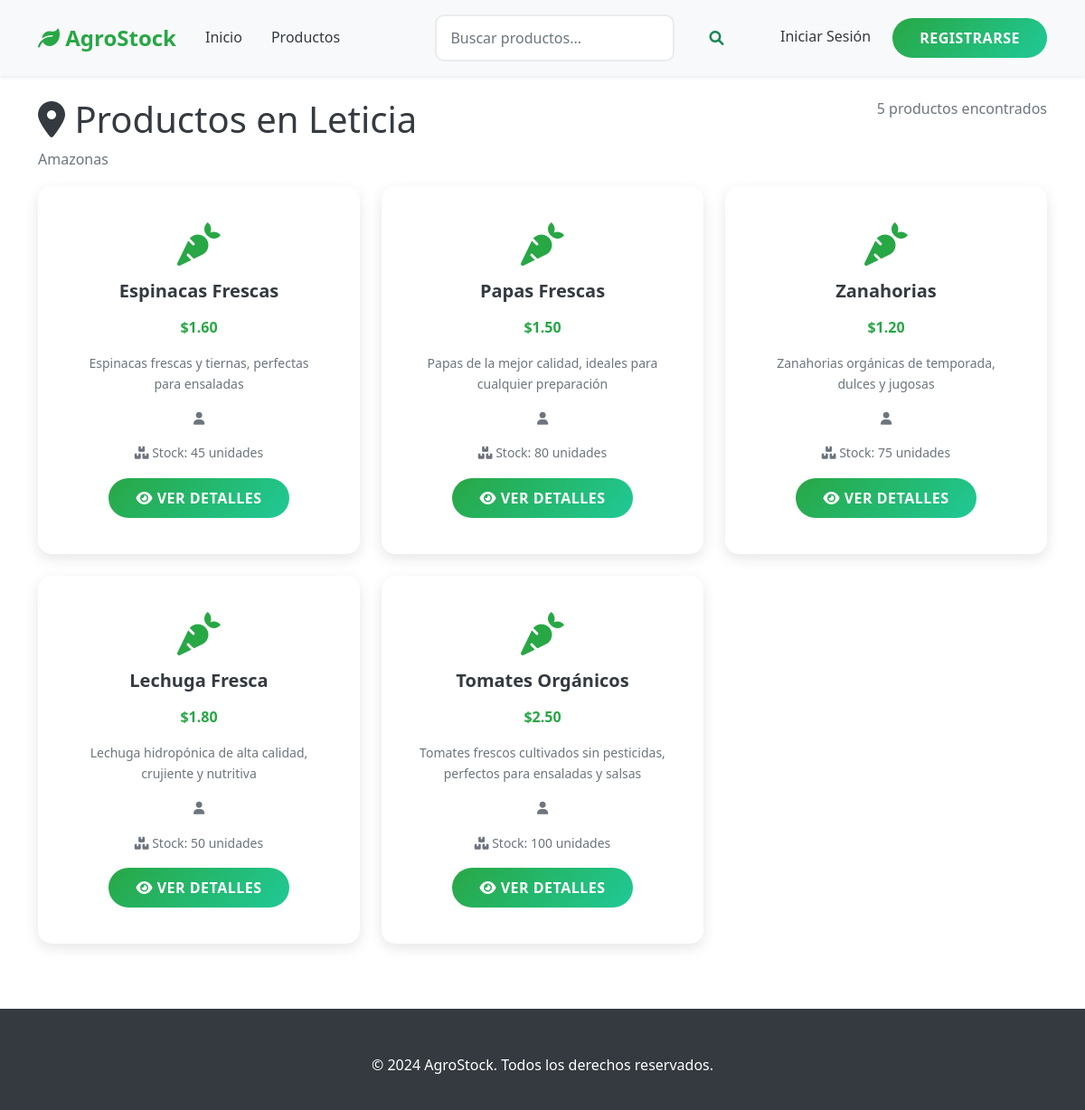
Page /index.php?modulo=inicio&accion=ciudad&id=1 on the committed database.
### tables this page shows
CREATE TABLE `ciudades` (
  `id_ciudad` int(11) NOT NULL,
  `nombre` varchar(100) NOT NULL,
  `id_departamento` int(11) DEFAULT NULL
);

CREATE TABLE `departamentos` (
  `id_departamento` int(11) NOT NULL,
  `nombre` varchar(100) NOT NULL,
  `id_region` int(11) DEFAULT NULL
);

CREATE TABLE `productos` (
  `id_producto` int(11) NOT NULL,
  `nombre` varchar(100) NOT NULL,
  `descripcion` text DEFAULT NULL,
  `precio` decimal(10,2) NOT NULL,
  `stock` int(11) NOT NULL,
  `id_usuario` int(11) DEFAULT NULL,
  `id_ciudad_origen` int(11) DEFAULT NULL
);

### controlador/InicioControlador.php (called while the page is built, shortened)
<?php
require_once dirname(__DIR__) . '/modelo/productoModelo.php';
require_once dirname(__DIR__) . '/modelo/usuarioModelo.php';
class InicioControlador {
    private $productoModelo;
    private $usuarioModelo;
    public function __construct() {
        $this->productoModelo = new ProductoModelo();
        $this->usuarioModelo = new UsuarioModelo();
    }
    public function ciudad() {
        try {
            $ciudadId = $_GET['id'] ?? 0;
            $filtros = [
                'id_ciudad_origen' => $ciudadId,
                'limite' => 12,
                'offset' => ($_GET['pagina'] ?? 1) - 1
            ];
            $productos = $this->productoModelo->obtenerProductos($filtros);
            $ciudades = $this->usuarioModelo->obtenerCiudades();
            $ciudad = null;
            foreach ($ciudades as $c) {
                if ($c['id_ciudad'] == $ciudadId) {
                    $ciudad = $c;
                    break;
                }
            }
            $autenticado = verificarAutenticacion();
            include dirname(__DIR__) . '/modulos/ciudad.php';
        } catch (Exception $e) {
            $this->mostrarError($e->getMessage());
        }
    }
}
?>

### index.php (called while the page is built, shortened)
<?php
require_once MODELO_PATH . '/conexion.php';
function verificarAutenticacion() {
    return isset($_SESSION['autenticado']) && $_SESSION['autenticado'] === true;
}
$accion = $_GET['accion'] ?? 'index';
try {
    $controlador = new $controladorClass();
    $controlador->$accion();
} catch (Exception $e) {
    echo '<!DOCTYPE html>
    <html lang="es">
    <head>
        <meta charset="UTF-8">
        <meta name="viewport" content="width=device-width, initial-scale=1.0">
        <title>Error - AgroStock</title>
        <link href="https://cdn.jsdelivr.net/npm/bootstrap@5.1.3/dist/css/bootstrap.min.css" rel="stylesheet">
        <link href="vista/css/estilos.css" rel="stylesheet">
    </head>
    <body>
        <div class="container mt-5">
            <div class="row justify-content-center">
                <div class="col-md-8">
                    <div class="card">
                        <div class="card-header bg-danger text-white">
                            <h4 class="mb-0"><i class="fas fa-exclamation-triangle"></i> Error</h4>
                        </div>
                        <div class="card-body">
                            <p class="lead">Ha ocurrido un error en la aplicación:</p>
                            <div class="alert alert-danger">
                                <strong>' . htmlspecialchars($e->getMessage()) . '</strong>
                            </div>
                            <div class="mt-3">
                                <a href="index.php" class="btn btn-primary">
                                    <i class="fas fa-home"></i> Volver al inicio
                                </a>
                                <a href="javascript:history.back()" class="btn btn-secondary">
                                    <i class="fas fa-arrow-left"></i> Volver atrás
                                </a>
                            </div>
                        </div>
                    </div>
                </div>
            </div>
        </div>
        <script src="https://cdn.jsdelivr.net/npm/bootstrap@5.1.3/dist/js/bootstrap.bundle.min.js"></script>
    </body>
    </html>';
}
?>

### modelo/conexion.php (called while the page is built, shortened)
<?php
class Conexion {
    private $host = 'localhost';
    private $dbname = 'Agrostock';
    private $username = 'root';
    private $password = '';
    private $charset = 'utf8mb4';
    private $pdo;
    public function __construct() {
        try {
            $dsn = "mysql:host={$this->host};dbname={$this->dbname};charset={$this->charset}";
            $options = [
                PDO::ATTR_ERRMODE => PDO::ERRMODE_EXCEPTION,
                PDO::ATTR_DEFAULT_FETCH_MODE => PDO::FETCH_ASSOC,
                PDO::ATTR_EMULATE_PREPARES => false,
            ];
            $this->pdo = new PDO($dsn, $this->username, $this->password, $options);
        } catch (PDOException $e) {
            throw new Exception("Error de conexión: " . $e->getMessage());
        }
    }
    public function ejecutarConsulta($sql, $params = []) {
        try {
            $stmt = $this->pdo->prepare($sql);
            $stmt->execute($params);
            return $stmt;
        } catch (PDOException $e) {
            throw new Exception("Error en la consulta: " . $e->getMessage());
        }
    }
    public function obtenerFilas($sql, $params = []) {
        $stmt = $this->ejecutarConsulta($sql, $params);
        return $stmt->fetchAll();
    }
}
?>

### modelo/usuarioModelo.php (called while the page is built, shortened)
<?php
require_once 'conexion.php';
class UsuarioModelo {
    private $conexion;
    public function __construct() {
        $this->conexion = new Conexion();
    }
    public function obtenerCiudades() {
        try {
            $sql = "SELECT c.*, d.nombre as departamento_nombre
                    FROM ciudades c
                    LEFT JOIN departamentos d ON c.id_departamento = d.id_departamento
                    ORDER BY c.nombre ASC";
            return $this->conexion->obtenerFilas($sql);
        } catch (Exception $e) {
            throw new Exception("Error al obtener ciudades: " . $e->getMessage());
        }
    }
}
?>

### modelo/productoModelo.php (called while the page is built, shortened)
<?php
require_once 'conexion.php';
class ProductoModelo {
    private $conexion;
    public function __construct() {
        $this->conexion = new Conexion();
    }
    public function obtenerProductos($filtros = []) {
        try {
            $sql = "SELECT p.*, u.nombre as productor_nombre, c.nombre as ciudad_origen
                    FROM productos p
                    LEFT JOIN usuarios u ON p.id_usuario = u.id_usuario
                    LEFT JOIN ciudades c ON p.id_ciudad_origen = c.id_ciudad
                    WHERE 1=1";
            $params = [];
            if (!empty($filtros['id_ciudad_origen'])) {
                $sql .= " AND p.id_ciudad_origen = :id_ciudad_origen";
                $params['id_ciudad_origen'] = $filtros['id_ciudad_origen'];
            }
            $orden = isset($filtros['orden']) ? $filtros['orden'] : 'p.id_producto DESC';
            $sql .= " ORDER BY {$orden}";
            if (isset($filtros['limite'])) {
                $sql .= " LIMIT :limite";
                $params['limite'] = $filtros['limite'];
                if (isset($filtros['offset'])) {
                    $sql .= " OFFSET :offset";
                    $params['offset'] = $filtros['offset'];
                }
            }
            return $this->conexion->obtenerFilas($sql, $params);
        } catch (Exception $e) {
            throw new Exception("Error al obtener productos: " . $e->getMessage());
        }
    }
}
?>

### modulos/ciudad.php (the view, shortened to what this page needs)
<!DOCTYPE html>
<html lang="es">
<head>
    <link href="https://cdn.jsdelivr.net/npm/bootstrap@5.1.3/dist/css/bootstrap.min.css" rel="stylesheet">
    <link href="https://cdnjs.cloudflare.com/ajax/libs/font-awesome/6.0.0/css/all.min.css" rel="stylesheet">
    <link href="../vista/css/estilos.css" rel="stylesheet">
</head>
<body>
    <nav class="navbar navbar-expand-lg navbar-light bg-light shadow-sm">
        <div class="container">
            <a class="navbar-brand" href="index.php">
                <i class="fas fa-leaf"></i> AgroStock
            </a>
            <div class="collapse navbar-collapse" id="navbarNav">
                <ul class="navbar-nav me-auto">
                    <li class="nav-item">
                        <a class="nav-link" href="index.php">Inicio</a>
                    </li>
                    <li class="nav-item">
                        <a class="nav-link" href="index.php?modulo=inicio&accion=productos">Productos</a>
                    </li>
                </ul>
                <form class="d-flex me-3" action="index.php" method="GET">
                    <input class="form-control me-2" type="search" name="q" placeholder="Buscar productos..." aria-label="Buscar">
                    <button class="btn btn-outline-success" type="submit">
                        <i class="fas fa-search"></i>
                    </button>
                </form>
                <ul class="navbar-nav">
                    <?php if ($autenticado): ?>
                        <li class="nav-item dropdown">
                            <a class="nav-link dropdown-toggle" href="#" id="navbarDropdown" role="button" data-bs-toggle="dropdown">
                                <i class="fas fa-user"></i> <?php echo htmlspecialchars($usuario['nombre']); ?>
                            </a>
                            <ul class="dropdown-menu">
                                <li><a class="dropdown-item" href="index.php?modulo=usuario&accion=perfil">Mi Perfil</a></li>
                                <?php if ($tipoUsuario === 'productor'): ?>
                                    <li><a class="dropdown-item" href="index.php?modulo=productor&accion=dashboard">Dashboard Productor</a></li>
                                <?php elseif ($tipoUsuario === 'admin'): ?>
                                    <li><a class="dropdown-item" href="index.php?modulo=admin&accion=dashboard">Dashboard Admin</a></li>
                                <?php endif; ?>
                                <li><hr class="dropdown-divider"></li>
                                <li><a class="dropdown-item" href="index.php?modulo=usuario&accion=logout">Cerrar Sesión</a></li>
                            </ul>
                        </li>
                    <?php else: ?>
                        <li class="nav-item">
                            <a class="nav-link" href="index.php?modulo=usuario&accion=login">Iniciar Sesión</a>
                        </li>
                        <li class="nav-item">
                            <a class="btn btn-primary ms-2" href="index.php?modulo=usuario&accion=registrar">Registrarse</a>
                        </li>
                    <?php endif; ?>
                </ul>
            </div>
        </div>
    </nav>
    <div class="container mt-4">
        <div class="row">
            <div class="col-md-8">
                <h1><i class="fas fa-map-marker-alt"></i> Productos en <?php echo htmlspecialchars($ciudad['nombre']); ?></h1>
                <?php if (isset($ciudad['departamento_nombre'])): ?>
                    <p class="text-muted"><?php echo htmlspecialchars($ciudad['departamento_nombre']); ?></p>
                <?php endif; ?>
            </div>
            <div class="col-md-4 text-end">
                <p class="text-muted"><?php echo count($productos); ?> productos encontrados</p>
            </div>
        </div>
    </div>
    <div class="container">
        <?php if (!empty($productos)): ?>
            <div class="row">
                <?php foreach ($productos as $producto): ?>
                <div class="col-md-4 mb-4">
                    <div class="card product-card h-100">
                        <div class="card-body text-center">
                            <i class="fas fa-carrot fa-3x text-success mb-3"></i>
                            <h5 class="card-title"><?php echo htmlspecialchars($producto['nombre']); ?></h5>
                            <p class="card-text text-success fw-bold">$<?php echo number_format($producto['precio'], 2); ?></p>
                            <?php if (!empty($producto['descripcion'])): ?>
                                <p class="card-text small"><?php echo htmlspecialchars(substr($producto['descripcion'], 0, 100)) . (strlen($producto['descripcion']) > 100 ? '...' : ''); ?></p>
                            <?php endif; ?>
                            <p class="card-text small text-muted">
                                <i class="fas fa-user"></i> <?php echo htmlspecialchars($producto['productor_nombre']); ?>
                            </p>
                            <p class="card-text small text-muted">
                                <i class="fas fa-boxes"></i> Stock: <?php echo $producto['stock']; ?> unidades
                            </p>
                            <a href="index.php?modulo=inicio&accion=producto&id=<?php echo $producto['id_producto']; ?>" class="btn btn-primary">
                                <i class="fas fa-eye"></i> Ver Detalles
                            </a>
                        </div>
                    </div>
                </div>
                <?php endforeach; ?>
            </div>
        <?php endif; ?>
    </div>
    <footer class="footer mt-5">
        <div class="container">
            <div class="text-center">
                <p>&copy; 2024 AgroStock. Todos los derechos reservados.</p>
            </div>
        </div>
    </footer>
</body>
</html>

### vista/css/estilos.css (style rules this page uses)
:root { --primary-color: #28a745; --secondary-color: #20c997; --accent-color: #ffc107; --dark-color: #343a40; --light-color: #f8f9fa; --success-color: #28a745; --danger-color: #dc3545; --warning-color: #ffc107; --info-color: #17a2b8; --white-color: #ffffff; --gray-color: #6c757d; --border-radius: 15px; --box-shadow: 0 5px 15px rgba(0, 0, 0, 0.1); --transition: all 0.3s ease; }
* { margin: 0; padding: 0; box-sizing: border-box; }
body { font-family: 'Segoe UI', Tahoma, Geneva, Verdana, sans-serif; line-height: 1.6; color: var(--dark-color); background-color: var(--white-color); }
.navbar { background: var(--white-color) !important; box-shadow: var(--box-shadow); padding: 1rem 0; }
.navbar-brand { font-weight: bold; color: var(--primary-color) !important; font-size: 1.5rem; text-decoration: none; }
.nav-link { color: var(--dark-color) !important; font-weight: 500; transition: var(--transition); margin: 0 0.5rem; }
.btn { border-radius: 25px; padding: 10px 30px; font-weight: 600; text-transform: uppercase; letter-spacing: 0.5px; transition: var(--transition); border: none; cursor: pointer; text-decoration: none; display: inline-block; }
.btn-primary { background: linear-gradient(135deg, var(--primary-color) 0%, var(--secondary-color) 100%); color: var(--white-color); }
.card { border: none; border-radius: var(--border-radius); box-shadow: var(--box-shadow); transition: var(--transition); overflow: hidden; }
.product-card { background: var(--white-color); padding: 1.5rem; text-align: center; }
.card-title { color: var(--dark-color); font-weight: 600; margin-bottom: 1rem; }
.card-text { color: var(--gray-color); line-height: 1.6; }
.form-control { border-radius: 10px; border: 2px solid #e9ecef; padding: 12px 15px; transition: var(--transition); }
.footer { background: var(--dark-color); color: var(--white-color); padding: 50px 0 20px; }
.text-success { color: var(--success-color) !important; }
.bg-light { background-color: var(--light-color) !important; }

### rows in the picture
ciudades: nombre "Leticia"
departamentos: nombre "Amazonas"
productos: nombre "Espinacas Frescas", precio "1.60", descripcion "Espinacas frescas y tiernas, perfectas para ensaladas", stock "45"
productos: nombre "Papas Frescas", precio "1.50", descripcion "Papas de la mejor calidad, ideales para cualquier preparación", stock "80"
productos: nombre "Zanahorias", precio "1.20", descripcion "Zanahorias orgánicas de temporada, dulces y jugosas", stock "75"
productos: nombre "Lechuga Fresca", precio "1.80", descripcion "Lechuga hidropónica de alta calidad, crujiente y nutritiva", stock "50"
productos: nombre "Tomates Orgánicos", precio "2.50", descripcion "Tomates frescos cultivados sin pesticidas, perfectos para ensaladas y salsas", stock "100"

### other values in the picture
count($productos) "5"
